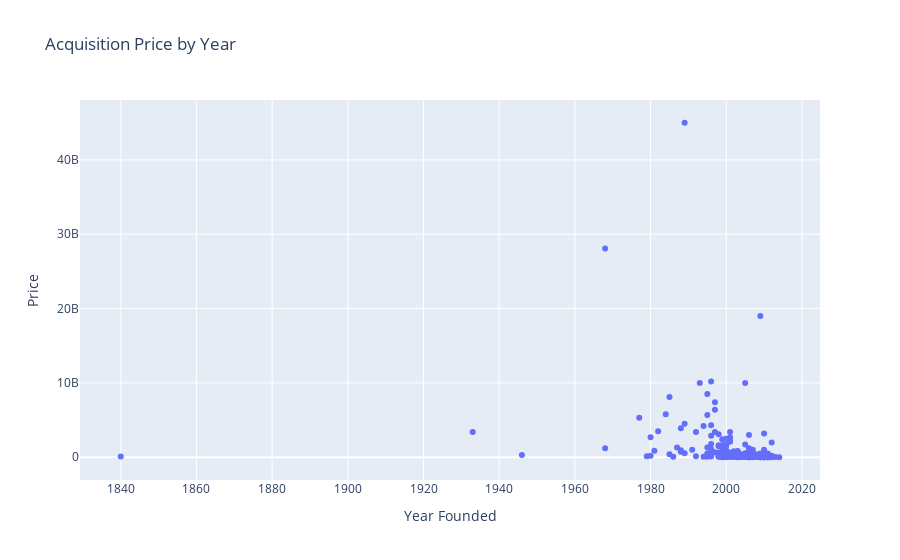

Source (notebook cell):
### Code cell
fig = px.scatter(
    acquired,
    x='Year Founded',
    y='Price',
    title='Acquisition Price by Year'
)
fig.show()

### Figure 1 — Plotly figure (JSON) as saved in the notebook; plotly's stock layout.template omitted (floating-point values rounded to 4 significant figures; data arrays with more than 128 entries replaced by an {"elided": "..."} marker saying what was removed)
{"data": [{"hovertemplate": "Year Founded=%{x}<br>Price=%{y}<extra></extra>", "legendgroup": "", "marker": {"color": "#636efa", "symbol": "circle"}, "mode": "markers", "name": "", "orientation": "v", "showlegend": false, "type": "scatter", "x": {"elided": "310 float values"}, "xaxis": "x", "y": {"elided": "310 int values"}, "yaxis": "y"}], "layout": {"legend": {"tracegroupgap": 0}, "title": {"text": "Acquisition Price by Year"}, "xaxis": {"anchor": "y", "domain": [0, 1], "title": {"text": "Year Founded"}}, "yaxis": {"anchor": "x", "domain": [0, 1], "title": {"text": "Price"}}}}
